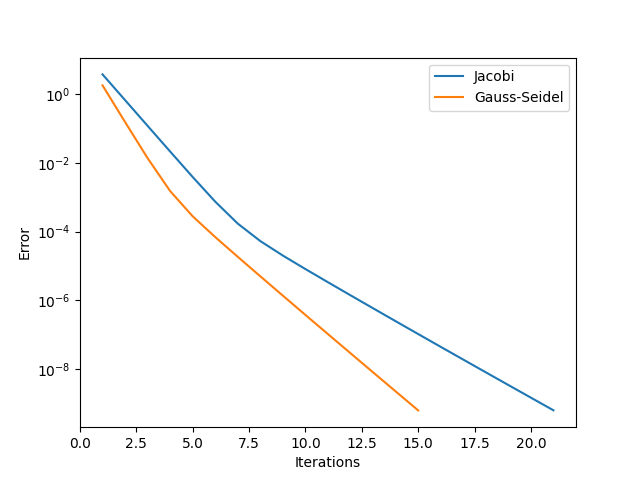

The Python source for this figure:
from Matrix import Matrix
from Solutions import Solutions
import time
import matplotlib.pyplot as plt
#193410
a1 = 5+4
a2 = a3 = -1
N = 910
f = 3
maxIterations=100
A = Matrix.createMatrixA(N, a1, a2, a3)
b = Matrix.createColumnVector(N, f+1)

#Jacob method
start = time.time()
x, iterations, errors = Solutions.jacobiMethod(N, A, b, maxIterations)
end = time.time()
print("Jacobi Method:")
print("Time:", end - start)
print(x)
print(iterations)
print(errors[iterations-1])

#Gauss-Seidel method
start = time.time()
x2, iterations2, errors2 = Solutions.gaussSeidelMethod(N, A, b, maxIterations)
end = time.time()
print("\nGauss-Seidel Method:")
print("Time:", end - start)
print(x2)
print(iterations2)
print(errors2[iterations2-1])

#Dla obu metod przedstaw na wykresie jak zmienia się norma residuum
# w kolejnych iteracjach wykonywanych w celu wyznaczenia rozwiązania
plt.plot(range(1, iterations+1), errors, label="Jacobi")
plt.plot(range(1, iterations2+1), errors2, label="Gauss-Seidel")
plt.yscale('log')
plt.xlabel("Iterations")
plt.ylabel("Error")
plt.legend(loc="upper right")
plt.show()
